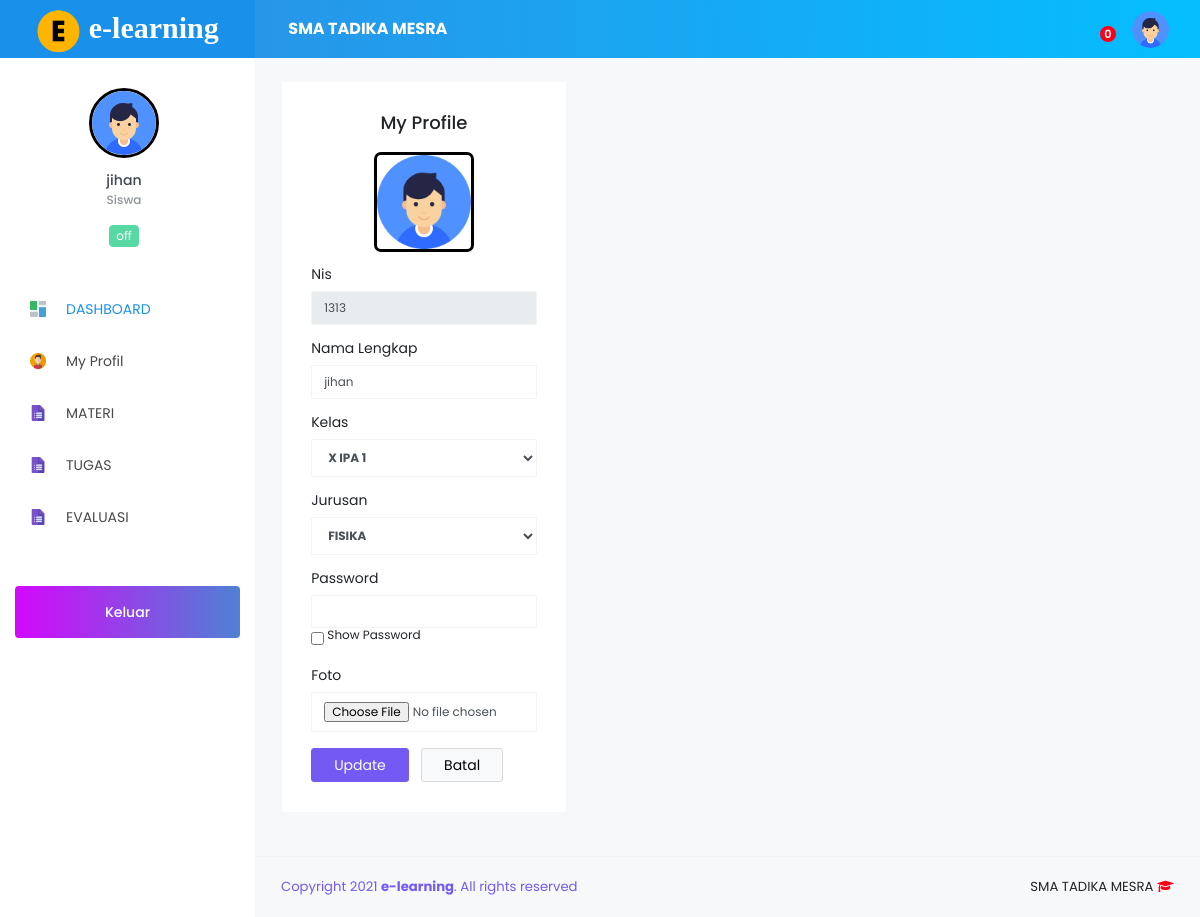
Screenshot of /Siswa/index.php?page=profil (signed in) with the database file from the repository.
### tables this page shows
CREATE TABLE `tb_sekolah` (
  `id_sekolah` int(11) NOT NULL,
  `nama_sekolah` varchar(120) NOT NULL,
  `kepsek` varchar(120) NOT NULL,
  `textlogo` varchar(10) NOT NULL,
  `logo` varchar(255) NOT NULL,
  `copyright` varchar(255) NOT NULL
);

CREATE TABLE `tb_siswa` (
  `id_siswa` int(11) NOT NULL,
  `nis` varchar(15) NOT NULL,
  `nama_siswa` varchar(120) NOT NULL,
  `jk` varchar(30) NOT NULL,
  `password` varchar(255) NOT NULL,
  `status` varchar(15) NOT NULL,
  `aktif` varchar(30) NOT NULL,
  `tingkat` varchar(20) NOT NULL,
  `foto` varchar(255) DEFAULT NULL,
  `id_kelas` int(11) NOT NULL,
  `id_jurusan` int(11) NOT NULL,
  `confirm` enum('Yes','No') NOT NULL
);

### Siswa/index.php (the view, shortened to what this page needs)
<?php
include '../config/db.php';
if (@$_SESSION['Siswa']) {
?>
<?php
if (@$_SESSION['Siswa']) {
$sesi = @$_SESSION['Siswa'];
}
$sql = mysqli_query($con,"SELECT * FROM tb_siswa
 WHERE id_siswa = '$sesi'") or die(mysqli_error($con));
$data = mysqli_fetch_array($sql);
$sekolah = mysqli_query($con,"SELECT * FROM tb_sekolah WHERE id_sekolah=1 ");
$apl = mysqli_fetch_array($sekolah);
?>
<!DOCTYPE html>
<html lang="en">
<head>
  <link rel="stylesheet" href="../vendor/node_modules/mdi/css/materialdesignicons.min.css">
  <link rel="stylesheet" href="../vendor/node_modules/simple-line-icons/css/simple-line-icons.css">
  <link rel="stylesheet" href="../vendor/node_modules/font-awesome/css/font-awesome.min.css" />
  <link rel="stylesheet" href="../vendor/css/style.css">
   <link href="../vendor/sweetalert/sweetalert.css" rel="stylesheet" />
  <link rel="stylesheet" type="text/css" href="../vendor/css/jquery.dataTables.css">
   <link href="css/ujian.css" rel="stylesheet">
</head>
<body>
  <div class="container-scroller">
    <nav class="navbar col-lg-12 col-12 p-0 fixed-top d-flex flex-row">
      <div class="text-center navbar-brand-wrapper d-flex align-items-top justify-content-center" style="background-color: #1991eb;">
        <a class="navbar-brand brand-logo" href="index.php" style="font-family:Aegyptus;font-weight: bold;font-size: 30px;">
          <img src="../vendor/images/<?=$apl['logo'];?>" alt="logo" style="height: 45px;width: 45px;border-radius: 10px;"> <b><?=$apl['textlogo'];?></b>
        </a>
      </div>
      <div class="navbar-menu-wrapper d-flex align-items-center">
        <ul class="navbar-nav navbar-nav-left header-links d-none d-md-flex">
          <li class="nav-item" style="width: 400px;">
            <a href="#" style="color: #fff;text-decoration: none;"> <b><?=$apl['nama_sekolah'];?></b></a>
          </li>
        </ul>
        <ul class="navbar-nav navbar-nav-right">
          <?php
          $sqlmtr = mysqli_query($con,"SELECT * FROM tb_materi
            INNER JOIN tb_roleguru ON tb_materi.id_roleguru=tb_roleguru.id_roleguru
          INNER JOIN tb_master_mapel ON tb_roleguru.id_mapel=tb_master_mapel.id_mapel
          INNER JOIN tb_guru ON tb_roleguru.id_guru=tb_guru.id_guru
          WHERE tb_roleguru.id_kelas='$data[id_kelas]' AND tb_roleguru.id_jurusan='$data[id_jurusan]' GROUP BY tb_roleguru.id_mapel ");
          $jmlh = mysqli_num_rows($sqlmtr);
           ?>
          <li class="nav-item dropdown">
            <a class="nav-link count-indicator dropdown-toggle" id="notificationDropdown" href="#" data-toggle="dropdown">
              <span class="count"><?=$jmlh ?></span>
            </a>
          </li>
          <li class="nav-item d-none d-lg-block">
            <a class="nav-link" href="#">
              <img class="img-xs rounded-circle" src="../vendor/images/img_Siswa/<?=$data['foto']; ?>" alt="">
            </a>
          </li>
        </ul>
      </div>
    </nav>
    <div class="container-fluid page-body-wrapper">
      <nav class="sidebar sidebar-offcanvas" id="sidebar">
        <ul class="nav">
          <li class="nav-item nav-profile">
            <div class="nav-link">
              <div class="profile-image"> <img src="../vendor/images/img_Siswa/<?=$data['foto']; ?>" alt="image" style="border:3px solid black;"/> <span class="online-status online"></span> </div>
              <div class="profile-name">
                <p class="name"><?=$data['nama_siswa']; ?></p>
                <p class="designation">Siswa</p>
                <div class="badge badge-teal mx-auto mt-3"><?=$data['status']; ?></div>
              </div>
            </div>
          </li>
          <li class="nav-item">
          	<a class="nav-link" href="index.php"><img class="menu-icon" src="../vendor/images/menu_icons/01.png" alt="menu icon"><span class="menu-title">DASHBOARD</span></a>
          </li>
          <li class="nav-item">
          	<a class="nav-link" href="?page=profil"><img class="menu-icon" src="../vendor/images/menu_icons/10.png" alt="menu icon"> <span class="menu-title">My Profil</span></a>
          </li>
           <li class="nav-item">
            <a class="nav-link" data-toggle="collapse" href="#menuMateri" aria-expanded="false" aria-controls="general-pages"> <img class="menu-icon" src="../vendor/images/menu_icons/04.png" alt="menu icon"> <span class="menu-title">MATERI</span><i class="menu-arrow"></i>
            </a>
          </li>
               <li class="nav-item">
          <a class="nav-link" href="?page=tugas"><img class="menu-icon" src="../vendor/images/menu_icons/04.png" alt="menu icon"> <span class="menu-title">TUGAS </span></a>
          </li>
          <li class="nav-item">
            <a class="nav-link" data-toggle="collapse" href="#menuEvaluasi" aria-expanded="false" aria-controls="general-pages"> <img class="menu-icon" src="../vendor/images/menu_icons/04.png" alt="menu icon"> <span class="menu-title">EVALUASI</span><i class="menu-arrow"></i>
            </a>
          </li>
          <li class="nav-item purchase-button">
          	<a class="nav-link" href="logout.php?ID=<?php echo $data['id_siswa'] ?>">
          	Keluar</a>
          </li>
        </ul>
      </nav>
      <div class="main-panel">
                <?php
                $page = @$_GET['page'];
                $act = @$_GET['act'];
                if ($page=='materi') {
                if ($act=='') {
                    include 'modul/materi/data_materi.php';
                  }elseif ($act=='mapel') {
                   include 'modul/materi/view_mapel.php';
                  }elseif ($act=='semester') {
                    include 'modul/materi/view_semester.php';
                   }
                }elseif ($page=='profil') {
                  if ($act=='') {
                    include 'modul/profil/data_profil.php';
                  }
                }elseif ($page=='evaluasi') {
                   if ($act=='') {
                    include 'modul/evaluasi/data_soal.php';
                  }elseif ($act='nilai') {
                   include 'modul/evaluasi/data_nilai.php';
                  }
                }elseif ($page=='ujian') {
                  if ($act=='') {
                    include 'modul/evaluasi/info_ujian.php';
                  }
                }
                elseif ($page=='chat') {
                  if ($act=='') {
                   include 'chat.php';
                  }elseif ($act=='del') {
                    include 'modul/chat/del.php';
                  }
                }elseif ($page=='tugas') {
                    if ($act=='') {
                     include 'modul/tugas/data_tugas.php';
                    }elseif ($act=='upload') {
                      include 'modul/tugas/upload_tugas.php';
                    }
                }elseif ($page=='proses') {
                 include 'modul/models.php';
				 include '../media/story.html';
                }else{
                  echo "<b>4014!</b> Tidak ada halaman !";
                }
                 ?>
        <footer class="footer">
          <div class="container-fluid clearfix">
            <span class="text-info d-block text-center text-sm-left d-sm-inline-block"><?=$apl['copyright'];?></span>
            <span class="float-none float-sm-right d-block mt-1 mt-sm-0 text-center"><?=$apl['nama_sekolah'];?> <i class="fa fa-graduation-cap text-danger"></i></span>
          </div>
        </footer>
      </div>
    </div>
  </div>
</body>
</html>
<?php
} else{
	include 'modul/500.html';
}

### Siswa/modul/profil/data_profil.php (shortened to what this page needs)
  <?php
$sqld = mysqli_query($con,"SELECT * FROM tb_siswa
    INNER JOIN tb_master_kelas ON tb_siswa.id_kelas=tb_master_kelas.id_kelas
  INNER JOIN tb_master_jurusan ON tb_siswa.id_jurusan=tb_master_jurusan.id_jurusan
 WHERE id_siswa = '$sesi' ") or die(mysqli_error($con));
$d = mysqli_fetch_array($sqld);
   ?>
  <div class="content-wrapper">
 <div class="row">
            <div class="col-md-4 d-flex align-items-stretch grid-margin">
              <div class="row flex-grow">
                <div class="col-12">
                  <div class="card">
                    <div class="card-body">
                      <h4 class="card-title text-center">My Profile</h4>
                      <p class="card-description text-center">
                          <img src="../vendor/images/img_Siswa/<?=$data['foto']; ?>" style="border:3px solid black;width: 100px;height: 100px;border-radius: 7px;"/>
                      </p>
                      <form class="forms-sample" method="post" action="?page=proses" enctype="multipart/form-data">
                         <div class="form-group">
                      <label>Nis</label>
                      <input type="text" class="form-control" name="nis" value="<?=$data['nis'] ?>" disabled>
                    </div>
                    <div class="form-group">
                      <label>Nama Lengkap</label>
                      <input type="text" class="form-control" name="nama" value="<?=$data['nama_siswa'] ?>">
                    </div>
                    <div class="form-group">
                      <label>Kelas  <?php if (empty($d['id_kelas'])) {
                      } ?></label>
                        <select class="form-control" id="kelas" name="kelas" style="font-weight: bold;">
                        <?php
                        $sqlKelas=mysqli_query($con, "SELECT * FROM tb_master_kelas ORDER BY id_kelas DESC");
                        while($kelas=mysqli_fetch_array($sqlKelas)){
                        if($kelas['id_kelas'] == $d['id_kelas']){
                        $selected = "selected";
                        }else{
                        $selected = "";
                        }
                        echo "<option value='$kelas[id_kelas]' $selected>$kelas[kelas]</option>";
                        }
                        ?>
                        </select>
                    </div>
      <div class="form-group">
                  <label for="jurusan">Jurusan <?php if (empty($d['id_jurusan'])) {
                      } ?></label>
                  <select class="form-control" id="jurusan" name="jurusan"style="font-weight: bold;">
                  <?php
                  $sqlJurusan=mysqli_query($con, "SELECT * FROM tb_master_jurusan ORDER BY id_jurusan DESC");
                  while($jur=mysqli_fetch_array($sqlJurusan)){
                        if($jur['id_jurusan'] == $d['id_jurusan']){
                          $selected = "selected";
                          }else{
                          $selected = "";
                          }
                  echo "<option value='$jur[id_jurusan]' $selected>$jur[jurusan]</option>";
                  }
                  ?>
                  </select>
                </div>
                    <div class="form-group">
                      <label>Password</label>
                      <input type="password" name="password" id="myInput" class="form-control" required>
					<input type="checkbox" onclick="myFunction()"><sup>   Show Password</sup>
                    </div>
                    <div class="form-group">
                      <label>Foto</label>
                      <input id="file" type="file" name="foto" class="form-control">
                    </div>
                    <button type="submit" name="porifilUpdate" class="btn btn-info mr-2">Update</button>
                    <a href="javascript:history.back()" class="btn btn-light">Batal</a>
                  </form>
                    </div>
                  </div>
                </div>
                </div>
                </div>
            </div>
          </div>

### Siswa/css/ujian.css (style rules this page uses)
.row { width: auto; }

### rows the page displays
tb_sekolah: logo (picture), textlogo "e-learning", nama_sekolah "SMA TADIKA MESRA", copyright "Copyright 2021 e-learning . All rights reserved"
tb_siswa: foto (placeholder picture), nama_siswa "jihan", status "off", nis "1313", nama "jihan"

### other values shown
$jmlh "0"
form field kelas "X IPA 1"
form field jurusan "FISIKA"
